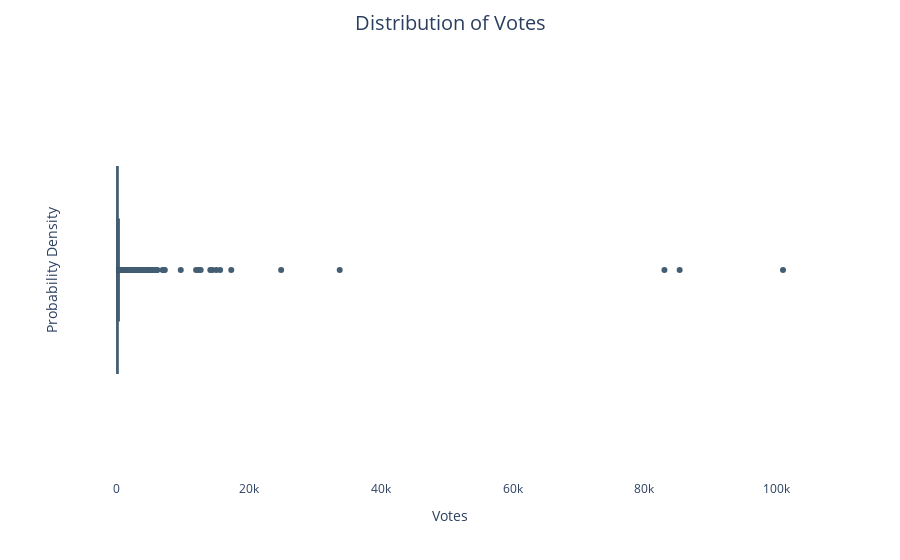

The cell this chart's notebook holds for it:
### Code cell
fig_votes = px.box(imdb, x = 'Votes', color_discrete_sequence = colors)
fig_votes.update_layout(title='Distribution of Votes', title_x=0.5, title_pad=dict(t=20), title_font=dict(size=20), xaxis_title='Votes', yaxis_title='Probability Density', xaxis=dict(showgrid=False), yaxis=dict(showgrid=False), plot_bgcolor = 'white')
fig_votes.show()

### Figure 1 — Plotly figure (JSON) as saved in the notebook; plotly's stock layout.template omitted (floating-point values rounded to 4 significant figures; data arrays with more than 128 entries replaced by an {"elided": "..."} marker saying what was removed)
{"data": [{"alignmentgroup": "True", "hovertemplate": "Votes=%{x}<extra></extra>", "legendgroup": "", "marker": {"color": "#435E72"}, "name": "", "notched": false, "offsetgroup": "", "orientation": "h", "showlegend": false, "type": "box", "x": {"elided": "1528 int values"}, "x0": " ", "xaxis": "x", "y0": " ", "yaxis": "y"}], "layout": {"autosize": true, "boxmode": "group", "legend": {"tracegroupgap": 0}, "margin": {"t": 60}, "plot_bgcolor": "white", "title": {"font": {"size": 20}, "pad": {"t": 20}, "text": "Distribution of Votes", "x": 0.5}, "xaxis": {"anchor": "y", "autorange": true, "domain": [0, 1], "range": [-5607.0, 106600.0], "showgrid": false, "title": {"text": "Votes"}, "type": "linear"}, "yaxis": {"anchor": "x", "autorange": true, "domain": [0, 1], "range": [-0.5, 0.5], "showgrid": false, "title": {"text": "Probability Density"}, "type": "category"}}}
